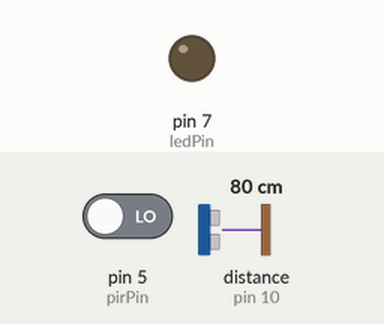
Simulated run of this sketch. Board: Arduino Uno, built with avr-gcc and run on an emulated ATmega328P. Parts: output pins drawn as LEDs (lit = HIGH). Wiring (inferred from the names in the program): ultrasonic range finder: trigger pin 9; echo pin 10. Inputs (shaded band) come from the test bench; at power-on: distance to the obstacle (sensor on pin 10) 80 cm, pin 5 (pirPin) LOW. The echo pulse lasts 58.3 µs per cm; pins used as bus, display or sensor lines are not drawn; what the sketch prints to the serial monitor is not drawn.

Above: at 1.3 s.
1.4 s: distance to the obstacle (sensor on pin 10) set to 13 cm
2.9 s: distance to the obstacle (sensor on pin 10) set to 10 cm
At 3.4 s:
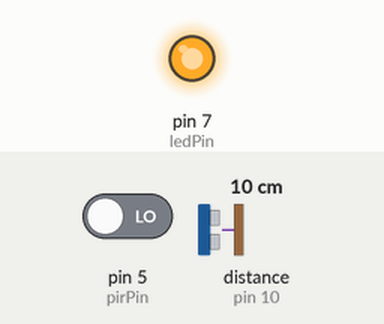
9.5 s: distance to the obstacle (sensor on pin 10) set to 120 cm
At 10.7 s:
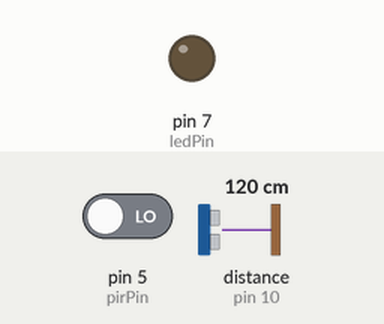
11.0 s: distance to the obstacle (sensor on pin 10) set to 9 cm
At 11.3 s:
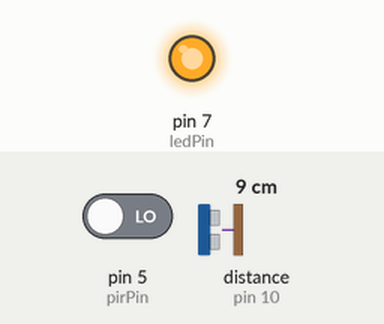
Timing chart, 0 to 13.5 s (numbered marks = the images above; inputs shaded):
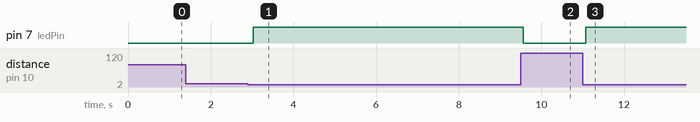

The sketch:

ledWithSensor.ino
```cpp
 #define WAIT_TIME 500 // 측정주기 1초
#define DISTANCE 10 // 초음파 거리 10cm

#define trigPin 9 // 초음파센서 출력
#define echoPin 10 // 초음파센서 입력
#define ledPin 7 // LED
#define pirPin 5 // 동작센서

long duration, distance; // 거리 측정을 위한 변수
int pirValue;
int hour, min, sec;
long second;
bool ledStatus = false;
char szBuff[80];

void setup() {
  // 핀 모드 설정
  pinMode(trigPin, OUTPUT); // 출력 모드
  pinMode(echoPin, INPUT); // 입력 모드
  pinMode(ledPin, OUTPUT); // 출력 모드
  pinMode(pirPin, INPUT); // 입력 모드
  Serial.begin(9600); // 시리얼 통신 시작
}

void loop() {
  // 초음파 센서 거리 측정

  second = millis()/1000;
  sec = second % 60;
  min = (second/60) % 60;
  hour = (second/3600) % 24;

  digitalWrite(trigPin, LOW);
  delayMicroseconds(2);
  digitalWrite(trigPin, HIGH);
  delayMicroseconds(10);
  digitalWrite(trigPin, LOW);

  // 'echoPin에서 초음파가 돌아오는 시간 측정
  duration = pulseIn(echoPin, HIGH);
  // 측정한 시간으로 거리 계산(왕복거리이므로 / 2, 초음파 속도 초당 29.1cm)
  distance = (duration / 2) / 29.1;

  pirValue = digitalRead(pirPin);

  // 시리얼 모니터에 거리 출력
  sprintf(szBuff, "%02d:%02d:%02d 거리: %ld cm, PIR: %d", hour, min, sec, distance, pirValue);
  Serial.println(szBuff);
  // Serial.print("거리: ");
  // Serial.print(distance);
  // Serial.println(" cm");

  //거리와 모션에 따른 LED 켜기/끄기
  ledStatus = false;
  if (distance <= DISTANCE) { // 거리가 10cm 이내이거나
    ledStatus = true;
    sprintf(szBuff, "TURN ON - DIST");
    Serial.println(szBuff);
  }
  if (pirValue == HIGH) { // 움직임이 있으면(10초정도)
    ledStatus = true;
    sprintf(szBuff, "TURN ON - MOTION");
    Serial.println(szBuff);
  }
  if (ledStatus) {
    digitalWrite(ledPin, HIGH); // LED 켜기
  } else {
    digitalWrite(ledPin, LOW); //LED 끄기
  }

  // 다음 측정을 위한 딜레이
  delay(WAIT_TIME);
}
```

Measured:
- the behaviour switches between 12 and 11 cm on distance to the obstacle (sensor on pin 10) (found by bisection; images 0 and 1)
- after the input at 1.4 s, every drawn part: stays the same
- after the input at 2.9 s, pin 7 (ledPin): LOW → HIGH after 0.13 s
- after the input at 9.5 s, pin 7 (ledPin): HIGH → LOW after 0.06 s
- after the input at 11.0 s, pin 7 (ledPin): LOW → HIGH after 0.08 s
